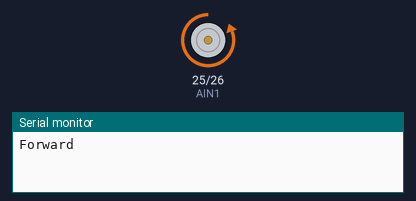
Bench run of a sketch on a simulated ESP32. Shown: motor-driver pin pairs drawn as motors (green arrow = first pin HIGH = forward, orange = second pin HIGH = backward, longer = more drive, scaled by the enable pin), the last lines printed to the serial monitor.

Above: at 5.0 s.
At 12.0 s:
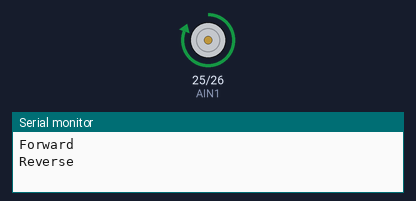
Timing chart, 0 to 18.2 s (numbered marks = the images above):
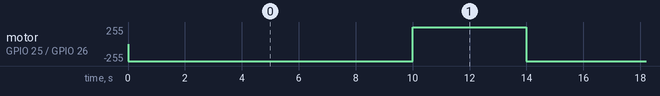

Measured:
- by itself, motor on GPIO 25 (AIN1) / GPIO 26 (AIN2): alternates forward 255/255 for 4.0 s and backward 255/255 for 10.0 s

The sketch:

tb_check.ino
```cpp
#define AIN1 25
//#define BIN1 7
#define AIN2 26
//#define BIN2 8
#define PWMA 32
//#define PWMB 6
//#define STBY 26

void setup() {
  // put your setup code here, to run once:
  Serial.begin(115200);
  pinMode(PWMA, OUTPUT);
  pinMode(AIN1, OUTPUT);
  pinMode(AIN2, OUTPUT);
}

void loop() {
  // put your main code here, to run repeatedly:
  Serial.println("Forward");
  digitalWrite(AIN1, LOW);  //Motor A Rotate Clockwise
  digitalWrite(AIN2, HIGH);
  digitalWrite(PWMA, 255);

  delay(10000);

  Serial.println("Reverse");
  digitalWrite(AIN1, HIGH);  //Motor A Rotate AntiClockwise
  digitalWrite(AIN2, LOW);
  digitalWrite(PWMA, 255);

  delay(4000);
}
```
